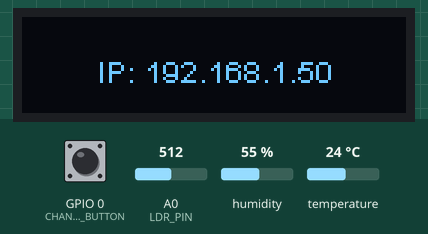
The sketch below on a simulated ESP8266 (NodeMCU). Parts: 128×32 one-colour display. The inputs (shaded band) are chosen by the test bench; at power-on: GPIO 0 (CHANGE_BUTTON) HIGH, A0 (LDR_PIN) = 512, humidity 55 %, temperature 24 °C. WiFi joins after 1.5 s; servers stay silent unless stated; network time is answered at once with the bench clock; the local clock reads 2024-03-15 10:24:30 at power-on unless the sketch sets it; what the sketch prints to the serial monitor is not drawn.

Above: at 1.6 s.
At 3.1 s:
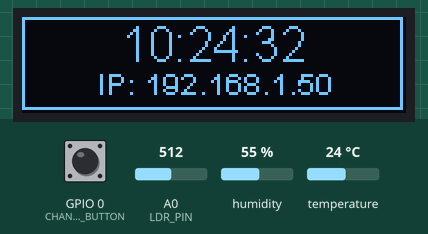
3.2 s: GPIO 0 (CHANGE_BUTTON) pulled LOW for 3.2 s
At 8.0 s:
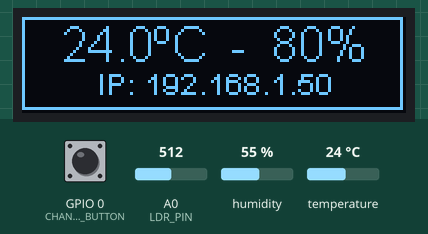
Timing chart, 0 to 9.5 s (numbered marks = the images above; inputs shaded):
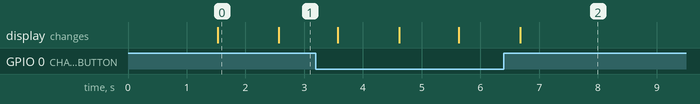

The sketch:

I2C-Display-Termometro-LDR.ino
```cpp
#include <ESP8266WiFi.h>
#include <SSD1306Wire.h>
#include <AM2320.h>
#include <WiFiUdp.h>
#include <NTPClient.h>

#define SDA_PIN       4 //pino do SDA
#define SCL_PIN       5 //pino do SCL
#define LDR_PIN       17 //Pino do LDR
#define ENDERECO_OLED 0x3C //endereço do display OLED
#define TAMANHO       GEOMETRY_128_32 //geometria do display (pode possuir 64 colunas)
#define TIME_ZONE -3 // Time zone para horário de brasília

//Botão para troca dos dados no display:
#define CHANGE_BUTTON 0

//Configurações de conexão na rede WiFi:
const char* ssid = "JUNGES";
const char* password = "mateus1234560";

//Variáveis utilizadas no programa:
unsigned long count; // armazena o valor dos milisegundos até o próximo intervalo
unsigned long interval = 1000; //Tempo em milisegundos do intervalo
float temperature;  //temperatura
float humity;       //umidade
const int max_time = 30000; //tempo máximo para tentar conectar no wifi
bool showtemperature = false;
bool showhours = false;
bool displayState = false;

int brightness = 0; //Brilho do display

int outputState = HIGH;      // estado atual da saída
int buttonState;             // estado do botão no pino CHANGE_BUTTON
int lastButtonState = LOW;   // estado anterior lido do botão no pino CHANGE_BUTTON

//As duas próximas variáveis são unsigned long por conta do tempo, medido
//em milisegundos, e rapidamente se tornam um número maior do que o que pode ser armazenado em um int
unsigned long lastDebounceTime = 0;  // tempo decorrido desde que a saída mudou pela ultima vez
unsigned long debounceDelay = 10;    // tempo de debounce

SSD1306Wire display(ENDERECO_OLED, SDA_PIN, SCL_PIN, TAMANHO); // SDA, SCL -> Configuracao do display SSD1306

//Horas:
WiFiUDP ntpUDP; // Cliente UDP para o NTP
NTPClient horaCliente(ntpUDP, "pool.ntp.org", TIME_ZONE * 3600, 60000); // Config do Cliente NTP

//Temperatura:
AM2320 sensor; // Cria uma instancia do sensor AM2320

void setup() {//config

  pinMode(CHANGE_BUTTON, INPUT_PULLUP);
  pinMode(LDR_PIN, INPUT);

  Serial.begin(115200); //inicia comunicação serial

  display.init(); //inicia o display OLED
  display.setTextAlignment(TEXT_ALIGN_CENTER_BOTH);
  display.setFont(ArialMT_Plain_24);
  display.drawString(display.getWidth() / 2, display.getHeight() / 2, "Conectando");
  display.display();

  //Conexão com WiFi:
  int waiting = 0; //máximo de 10 segundos para conectar no WiFi
  WiFi.begin(ssid, password);
  Serial.println("Conectando a ");
  Serial.print(ssid);
  while (WiFi.status() != WL_CONNECTED) {
    delay(500);
    Serial.println(".");
  }
  // Conectou, então mostra o IP da conexao no display OLED
  display.clear();
  display.setFont(ArialMT_Plain_10);
  display.drawString(display.getWidth() / 2, 18, "IP: " + WiFi.localIP().toString());
  display.display();
  Serial.print("IP: ");
  Serial.println(WiFi.localIP());

  horaCliente.begin();
  sensor.begin(SDA_PIN, SCL_PIN); // Conecta o sensor AM2320 ao barramento I2C - SDA, SCL
  count = millis(); // Inicializa o contador para o intervalo
  Serial.println("Config OK");
}

void loop() {

  brightness = analogRead(LDR_PIN);
  int map_brightness = map(brightness, 0, 1024, 0, 100);
  //Serial.println(map_brightness);
  display.setBrightness(map_brightness);
  if (digitalRead(CHANGE_BUTTON) == LOW) {
    displayState = !displayState;
  }
  changeDisplay();
}

//Função responsável pelas horas:
void showHours() {
  String infoDisplay;
  if (millis() - count > interval) {
    horaCliente.update(); // Atualiza a hora no sistema utilizando o servidor NTP
    infoDisplay = horaCliente.getFormattedTime();
    // Mostra hora na porta Serial
    Serial.println(infoDisplay); // Imprime informacao formatada na serial
    // Mostra hora no display OLED
    display.clear();
    display.drawRect(0, 0, display.getWidth() - 1, display.getHeight() - 1);
    display.setTextAlignment(TEXT_ALIGN_CENTER);
    display.setFont(ArialMT_Plain_16);
    display.drawString(display.getWidth() / 2,  0, infoDisplay);
    display.setFont(ArialMT_Plain_10);
    display.drawString(display.getWidth() / 2, 16, "IP: " + WiFi.localIP().toString());
    display.display();
    count = millis();
  }
}

//Função responsável pela temperatura:
void showTemperature() {
  String infoDisplay; // Variavel que armazena a informacao a ser mostrada no display ou porta serial
  char strDisplay[30]; // Variavel auxiliar para armazenar infoDisplay formatada
  if (millis() - count > interval) {
    if (sensor.measure()) { // Verifica se o sensor esta operacional para leitura dos valores
    temperature = 24;//sensor.getTemperature(); // Obtem o valor de temperatura
    humity = 80;//sensor.getHumidity(); // Obtem o valor da umidade relativa
    sprintf(strDisplay, "%.1fºC  -  %.0f%%", temperature, humity); // Formata a saida para ser mostrada no display
    } else {
      sprintf(strDisplay, "Erro leitura");
    }
    infoDisplay = strDisplay; // Atualiza o conteudo da informacao para String infoDisplay
    Serial.println(infoDisplay); // Imprime informacao formatada na serial
    // Mostra informacao atualizada da hora no display OLED
    display.clear();
    display.drawRect(0, 0, display.getWidth() - 1, display.getHeight() - 1);
    display.setTextAlignment(TEXT_ALIGN_CENTER);
    display.setFont(ArialMT_Plain_16);
    display.drawString(display.getWidth() / 2, display.getHeight() / 2 - 16, infoDisplay);
    display.setFont(ArialMT_Plain_10);
    display.drawString(display.getWidth() / 2, display.getHeight() / 2 + (TAMANHO == GEOMETRY_128_64 ? 5 : 0), "IP: " + WiFi.localIP().toString());
    display.display();

    count = millis();
  }
}

void changeDisplay() {
  if (displayState == HIGH) { //high = temperatura, LOW  relogio
    showTemperature();
  } else {
    showHours();
  }
}
```

Measured:
- after the input at 3.2 s, the display: first differs from a run without the input after 1.4 s (image 2)
- what the display in image 0 shows lasts 1.1 s, from 1.5 s to 2.6 s
